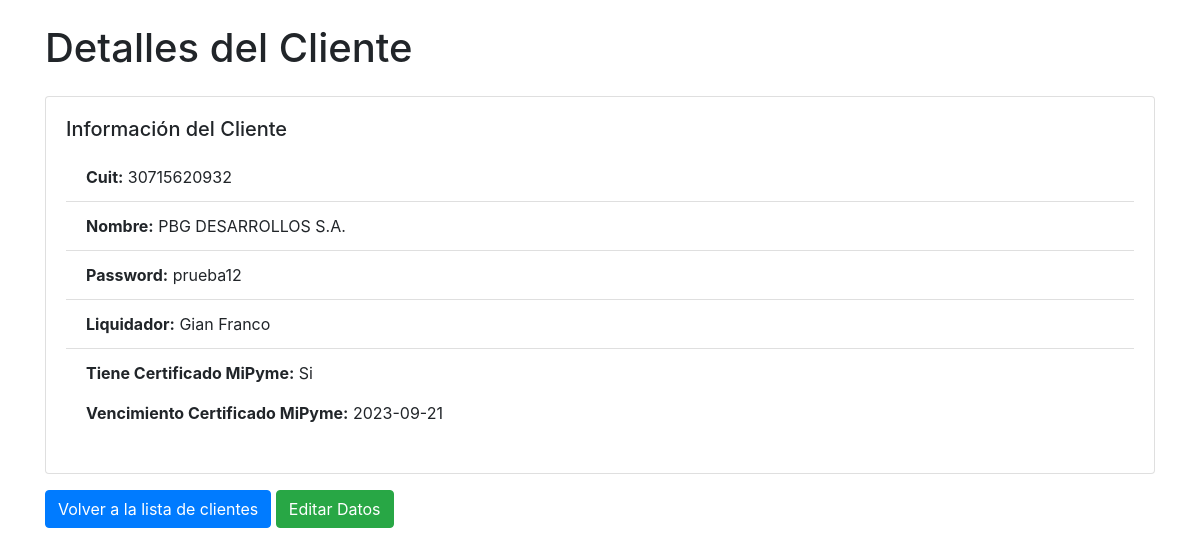
The app's page /cliente/30715620932 with its own data.
### tables this page shows
CREATE TABLE clientes (
                        cuit TEXT PRIMARY KEY,
                        password TEXT,
                        nombre TEXT
                      , liquidador TEXT, tiene_certificado BOOLEAN, vencimiento_certificado DATE);

### app.py (the view)
@app.route('/cliente/<int:cuit>')
def ver_cliente(cuit):
    conn = sqlite3.connect('test.db')
    cursor = conn.cursor()
    if request.method == 'POST':
        tiene_certificado = request.form.get('tiene_certificado')
        cursor.execute("UPDATE clientes SET tiene_certificado = ? WHERE cuit = ?",
                       (tiene_certificado, cuit))
        conn.commit()
    cursor.execute("SELECT * FROM clientes WHERE cuit=?", (cuit,))
    cliente = cursor.fetchone()
    conn.close()
    return render_template('cliente.html',
                           cliente=cliente)

### templates/cliente.html (shortened to what this page needs)
<!DOCTYPE html>
<html>
<head>
    <link rel="stylesheet" href="https://maxcdn.bootstrapcdn.com/bootstrap/4.5.2/css/bootstrap.min.css">
</head>
<body>
    <div class="container mt-4">
        <h1 class="mb-4">Detalles del Cliente</h1>
        {% if cliente %}
        <div class="card">
            <div class="card-body">
                <h5 class="card-title">Información del Cliente</h5>
                <ul class="list-group list-group-flush">
                    <li class="list-group-item"><strong>Cuit:</strong> {{ cliente[0] }}</li>
                    <li class="list-group-item"><strong>Nombre:</strong> {{ cliente[2] }}</li>
                    <li class="list-group-item"><strong>Password:</strong> {{ cliente[1] }}</li>
                    <li class="list-group-item"><strong>Liquidador:</strong>
                        {% if cliente[3] %}
                            {{ cliente[3] }}
                        {% else %}
                            No tiene asignado todavía
                        {% endif %}
                    </li>
                    <li class="list-group-item">
                        {% if cliente[4] == 1 %}
                            <p><strong>Tiene Certificado MiPyme:</strong> Si</p>
                            <p><strong>Vencimiento Certificado MiPyme:</strong> {{ cliente[5] }}</p>
                        {% else %}
                            <p><strong>Tiene Certificado MiPyme:</strong> No</p>
                        {% endif %}
                    </li>
                </ul>
            </div>
        </div>
        {% endif %}
        <form method="GET" action="{{ url_for('editar_cliente', cuit=cliente[0]) }}">
            <a href="/" class="btn btn-primary mt-3">Volver a la lista de clientes</a>
            <button type="submit" class="btn btn-success mt-3">Editar Datos</button>
        </form>
    </div>
</body>
</html>

### records on screen
clientes: cuit "30715620932", nombre "PBG DESARROLLOS S.A.", password "prueba12", liquidador "Gian Franco", vencimiento_certificado "2023-09-21"
